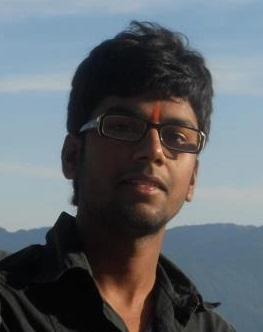
%> input picture raj_resume/rajKrishna.jpg, 263 x 332 px
$ octave --eval "result = maskingexteriorver3(imread('raj_resume/rajKrishna.jpg'));"   (GNU Octave 9; MATLAB toolbox functions it lacks are replaced by stand-ins)
%> lines starting %> are read from the running program, lines starting %| are printed output that depends on the picture; in (x1, y1, x2, y2) boxes, pixels count from 0 and x2, y2 are one past the last pixel; in counts of white or black regions, pixels touching at a corner belong together; the program's own positions count from 1
function f= maskingexteriorver3(img)
red=img(:,:,1);
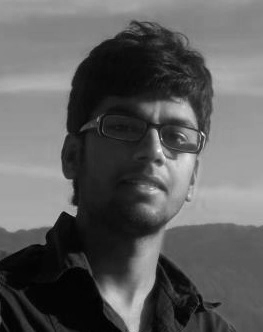
%> red: size 332x263 uint8; min 0, max 255, mean 93.9
green=img(:,:,2);
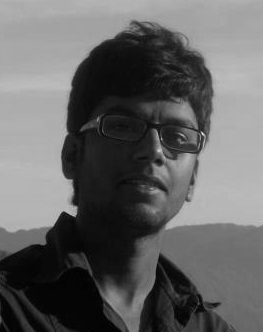
%> green: size 332x263 uint8; min 0, max 252, mean 100
blue=img(:,:,3);
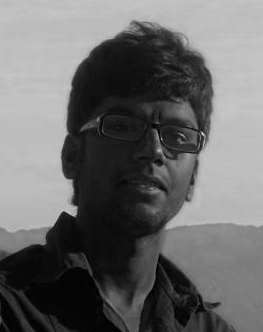
%> blue: size 332x263 uint8; min 0, max 250, mean 105.4
redmask=red>120;
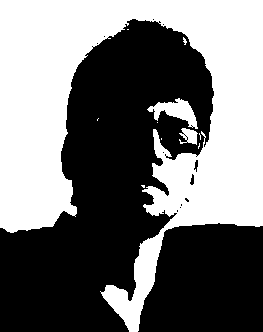
%> redmask: size 332x263 logical; 45.9% white; 11 white regions (8 under 20 px), largest, box (x1, y1, x2, y2) and area: (0, 0, 263, 332) 39127, (147, 98, 198, 129) 686, (179, 128, 198, 145) 198
greenmask=green>120;
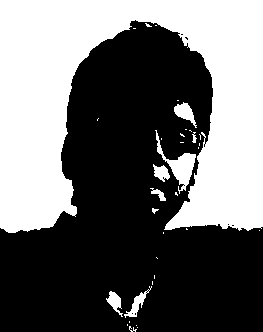
%> greenmask: size 332x263 logical; 42.3% white; 34 white regions (24 under 20 px), largest, box (x1, y1, x2, y2) and area: (0, 0, 263, 233) 35062, (155, 130, 196, 194) 699, (174, 102, 197, 128) 272
bluemask=blue>120;
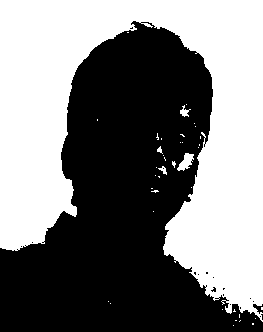
%> bluemask: size 332x263 logical; 48.7% white; 39 white regions (34 under 20 px), largest, box (x1, y1, x2, y2) and area: (0, 0, 263, 322) 42108, (177, 153, 194, 171) 166, (180, 105, 191, 117) 60, (158, 166, 167, 175) 36, (157, 146, 163, 154) 24
%> (the run ends here)
